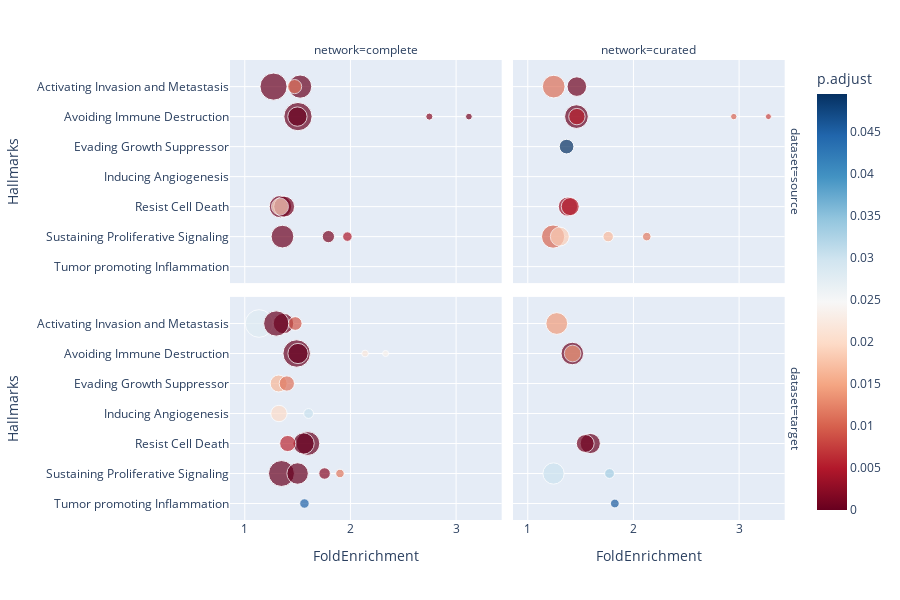

The notebook cell saved with this chart:
### Code cell
df = hallmarks_mapping.copy()
fig = px.scatter(
    df, 
    x="FoldEnrichment",
    y="Hallmarks",
    size="Count",
    color="p.adjust",
    facet_row='dataset',
    facet_col='network',
    category_orders={
        'dataset': sorted(df.dataset.unique()),
        'Hallmarks': sorted(df.Hallmarks.unique())
    },
    color_continuous_scale=px.colors.sequential.RdBu,
    hover_name='Term name',
    size_max=20,
    height=600
)
fig.show()

### Figure 1 — Plotly figure (JSON) as saved in the notebook; plotly's stock layout.template omitted (floating-point values rounded to 4 significant figures)
{"data": [{"hovertemplate": "<b>%{hovertext}</b><br><br>dataset=source<br>network=complete<br>FoldEnrichment=%{x}<br>Hallmarks=%{y}<br>Count=%{marker.size}<br>p.adjust=%{marker.color}<extra></extra>", "hovertext": ["Cell Cycle", "Positive regulation of cell proliferation", "Positive regulation of cell cycle", "Programmed cell death", "Regulation of programmed cell death", "Negative regualtion of programmed cell death", "Regulation of Cell Adhesion", "Negative regulation of cell adhesion", "Cell migration", "Immune response to tumor cells", "Immune Response", "Regulation of immune response to tumor cell", "Regulation of immune response"], "legendgroup": "", "marker": {"color": [0.001155, 0.0003022, 0.004489, 0.0007095, 0.0007853, 0.01949, 3.548e-07, 0.01137, 0.0001955, 0.002141, 2.059e-10, 0.0008384, 0.0001146], "coloraxis": "coloraxis", "size": [33, 113, 20, 110, 96, 63, 118, 44, 161, 11, 175, 10, 82], "sizemode": "area", "sizeref": 0.4375, "symbol": "circle"}, "mode": "markers", "name": "", "orientation": "h", "showlegend": false, "type": "scatter", "x": [1.791, 1.357, 1.971, 1.338, 1.372, 1.333, 1.524, 1.471, 1.272, 2.747, 1.503, 3.121, 1.498], "xaxis": "x3", "y": ["Sustaining Proliferative Signaling", "Sustaining Proliferative Signaling", "Sustaining Proliferative Signaling", "Resist Cell Death", "Resist Cell Death", "Resist Cell Death", "Activating Invasion and Metastasis", "Activating Invasion and Metastasis", "Activating Invasion and Metastasis", "Avoiding Immune Destruction", "Avoiding Immune Destruction", "Avoiding Immune Destruction", "Avoiding Immune Destruction"], "yaxis": "y3"}, {"hovertemplate": "<b>%{hovertext}</b><br><br>dataset=source<br>network=curated<br>FoldEnrichment=%{x}<br>Hallmarks=%{y}<br>Count=%{marker.size}<br>p.adjust=%{marker.color}<extra></extra>", "hovertext": ["Cell Proliferation", "Cell Cycle", "Positive regulation of cell proliferation", "Positive regulation of cell cycle", "Negative regulation of cell proliferation", "Programmed cell death", "Regulation of programmed cell death", "Regulation of Cell Adhesion", "Cell migration", "Immune response to tumor cells", "Immune Response", "Regulation of immune response to tumor cell", "Regulation of immune response"], "legendgroup": "", "marker": {"color": [0.01027, 0.0168, 0.01877, 0.01186, 0.04956, 0.003561, 0.005587, 0.0005306, 0.01096, 0.01015, 5.485e-06, 0.007995, 0.005587], "coloraxis": "coloraxis", "size": [118, 24, 79, 16, 47, 82, 71, 84, 113, 9, 123, 8, 59], "sizemode": "area", "sizeref": 0.4375, "symbol": "circle"}, "mode": "markers", "name": "", "orientation": "h", "showlegend": false, "type": "scatter", "x": [1.24, 1.761, 1.303, 2.126, 1.367, 1.381, 1.402, 1.464, 1.246, 2.95, 1.461, 3.277, 1.465], "xaxis": "x4", "y": ["Sustaining Proliferative Signaling", "Sustaining Proliferative Signaling", "Sustaining Proliferative Signaling", "Sustaining Proliferative Signaling", "Evading Growth Suppressor", "Resist Cell Death", "Resist Cell Death", "Activating Invasion and Metastasis", "Activating Invasion and Metastasis", "Avoiding Immune Destruction", "Avoiding Immune Destruction", "Avoiding Immune Destruction", "Avoiding Immune Destruction"], "yaxis": "y4"}, {"hovertemplate": "<b>%{hovertext}</b><br><br>dataset=target<br>network=complete<br>FoldEnrichment=%{x}<br>Hallmarks=%{y}<br>Count=%{marker.size}<br>p.adjust=%{marker.color}<extra></extra>", "hovertext": ["Cell Proliferation", "Cell Cycle", "Positive regulation of cell proliferation", "Positive regulation of cell cycle", "Negative regulation of signal transduction", "Negative regulation of cell proliferation", "Programmed cell death", "Regulation of programmed cell death", "Negative regualtion of programmed cell death", "Angiogenesis", "Positive regulation of angiogenesis", "Regulation of Cell Adhesion", "Negative regulation of cell adhesion", "Cell adhesion", "Cell migration", "Cytokine production involved in immune response", "Immune response to tumor cells", "Immune Response", "Regulation of immune response to tumor cell", "Regulation of immune response"], "legendgroup": "", "marker": {"color": [7.646e-06, 0.002176, 3.611e-06, 0.01163, 0.01639, 0.0113, 1.237e-09, 5.801e-07, 0.005996, 0.02008, 0.03035, 0.0006698, 0.009391, 0.02801, 0.0001375, 0.04486, 0.02197, 2.03e-10, 0.02368, 1.446e-05], "coloraxis": "coloraxis", "size": [147, 29, 101, 16, 63, 51, 124, 99, 57, 59, 21, 92, 41, 167, 140, 20, 10, 165, 8, 90], "sizemode": "area", "sizeref": 0.4375, "symbol": "circle"}, "mode": "markers", "name": "", "orientation": "h", "showlegend": false, "type": "scatter", "x": [1.347, 1.755, 1.5, 1.901, 1.321, 1.398, 1.597, 1.557, 1.406, 1.323, 1.604, 1.366, 1.478, 1.135, 1.298, 1.565, 2.138, 1.491, 2.333, 1.504], "xaxis": "x", "y": ["Sustaining Proliferative Signaling", "Sustaining Proliferative Signaling", "Sustaining Proliferative Signaling", "Sustaining Proliferative Signaling", "Evading Growth Suppressor", "Evading Growth Suppressor", "Resist Cell Death", "Resist Cell Death", "Resist Cell Death", "Inducing Angiogenesis", "Inducing Angiogenesis", "Activating Invasion and Metastasis", "Activating Invasion and Metastasis", "Activating Invasion and Metastasis", "Activating Invasion and Metastasis", "Tumor promoting Inflammation", "Avoiding Immune Destruction", "Avoiding Immune Destruction", "Avoiding Immune Destruction", "Avoiding Immune Destruction"], "yaxis": "y"}, {"hovertemplate": "<b>%{hovertext}</b><br><br>dataset=target<br>network=curated<br>FoldEnrichment=%{x}<br>Hallmarks=%{y}<br>Count=%{marker.size}<br>p.adjust=%{marker.color}<extra></extra>", "hovertext": ["Cell Proliferation", "Cell Cycle", "Programmed cell death", "Regulation of programmed cell death", "Cell migration", "Cytokine production involved in immune response", "Immune Response", "Regulation of immune response"], "legendgroup": "", "marker": {"color": [0.03011, 0.03329, 2.235e-05, 0.0007616, 0.01424, 0.04552, 9.806e-05, 0.01424], "coloraxis": "coloraxis", "size": [99, 21, 89, 70, 104, 17, 111, 61], "sizemode": "area", "sizeref": 0.4375, "symbol": "circle"}, "mode": "markers", "name": "", "orientation": "h", "showlegend": false, "type": "scatter", "x": [1.244, 1.774, 1.592, 1.544, 1.274, 1.824, 1.421, 1.425], "xaxis": "x2", "y": ["Sustaining Proliferative Signaling", "Sustaining Proliferative Signaling", "Resist Cell Death", "Resist Cell Death", "Activating Invasion and Metastasis", "Tumor promoting Inflammation", "Avoiding Immune Destruction", "Avoiding Immune Destruction"], "yaxis": "y2"}], "layout": {"annotations": [{"font": {}, "showarrow": false, "text": "network=complete", "x": 0.24, "xanchor": "center", "xref": "paper", "y": 1, "yanchor": "bottom", "yref": "paper"}, {"font": {}, "showarrow": false, "text": "network=curated", "x": 0.74, "xanchor": "center", "xref": "paper", "y": 1, "yanchor": "bottom", "yref": "paper"}, {"font": {}, "showarrow": false, "text": "dataset=target", "textangle": 90, "x": 0.98, "xanchor": "left", "xref": "paper", "y": 0.2425, "yanchor": "middle", "yref": "paper"}, {"font": {}, "showarrow": false, "text": "dataset=source", "textangle": 90, "x": 0.98, "xanchor": "left", "xref": "paper", "y": 0.7575, "yanchor": "middle", "yref": "paper"}], "coloraxis": {"colorbar": {"title": {"text": "p.adjust"}}, "colorscale": [[0, "rgb(103,0,31)"], [0.1, "rgb(178,24,43)"], [0.2, "rgb(214,96,77)"], [0.3, "rgb(244,165,130)"], [0.4, "rgb(253,219,199)"], [0.5, "rgb(247,247,247)"], [0.6, "rgb(209,229,240)"], [0.7, "rgb(146,197,222)"], [0.8, "rgb(67,147,195)"], [0.9, "rgb(33,102,172)"], [1, "rgb(5,48,97)"]]}, "height": 600, "legend": {"itemsizing": "constant", "tracegroupgap": 0}, "margin": {"t": 60}, "xaxis": {"anchor": "y", "domain": [0, 0.48], "title": {"text": "FoldEnrichment"}}, "xaxis2": {"anchor": "y2", "domain": [0.5, 0.98], "matches": "x", "title": {"text": "FoldEnrichment"}}, "xaxis3": {"anchor": "y3", "domain": [0, 0.48], "matches": "x", "showticklabels": false}, "xaxis4": {"anchor": "y4", "domain": [0.5, 0.98], "matches": "x", "showticklabels": false}, "yaxis": {"anchor": "x", "categoryarray": ["Tumor promoting Inflammation", "Sustaining Proliferative Signaling", "Resist Cell Death", "Inducing Angiogenesis", "Evading Growth Suppressor", "Avoiding Immune Destruction", "Activating Invasion and Metastasis"], "categoryorder": "array", "domain": [0, 0.485], "title": {"text": "Hallmarks"}}, "yaxis2": {"anchor": "x2", "domain": [0, 0.485], "matches": "y", "showticklabels": false}, "yaxis3": {"anchor": "x3", "categoryarray": ["Tumor promoting Inflammation", "Sustaining Proliferative Signaling", "Resist Cell Death", "Inducing Angiogenesis", "Evading Growth Suppressor", "Avoiding Immune Destruction", "Activating Invasion and Metastasis"], "categoryorder": "array", "domain": [0.515, 1], "matches": "y", "title": {"text": "Hallmarks"}}, "yaxis4": {"anchor": "x4", "domain": [0.515, 1], "matches": "y", "showticklabels": false}}}
